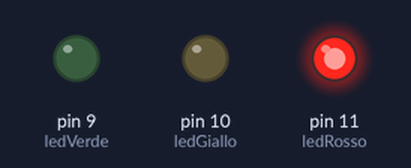
A sketch run on a simulated Arduino Uno, built with avr-gcc and run on an emulated ATmega328P. On the bench: output pins drawn as LEDs (lit = HIGH).

Above: at 1.0 s.
At 2.5 s:
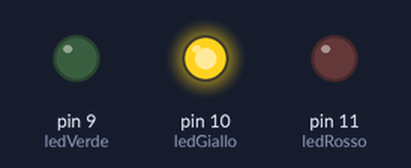
At 4.0 s:
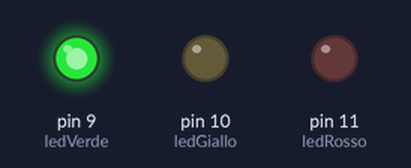
Timing chart, 0 to 6.5 s (numbered marks = the images above):
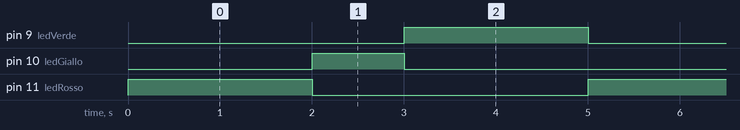

Measured:
- by itself, pin 9 (ledVerde), pin 11 (ledRosso): alternates HIGH for 2.0 s and LOW for 3.0 s
- by itself, pin 10 (ledGiallo): alternates HIGH for 1.0 s and LOW for 4.0 s
- by itself, everything shown: repeats every 5.0 s, in 4 steps

The sketch:

Semaforo_arduino.ino
```cpp
const int ledRosso=11;
const int ledGiallo=10;
const int ledVerde=9;

void setup() {

pinMode (ledRosso, OUTPUT);
pinMode (ledGiallo, OUTPUT);
pinMode (ledVerde, OUTPUT);

}

void loop() {
 digitalWrite (ledRosso,HIGH) ;
 delay (2000) ;
  digitalWrite (ledRosso,LOW) ;
 digitalWrite (ledGiallo,HIGH) ;
 delay (1000) ;
 digitalWrite (ledGiallo,LOW) ;
 digitalWrite (ledVerde,HIGH) ;
 delay (2000) ;
 digitalWrite (ledVerde,LOW) ;

}
```
